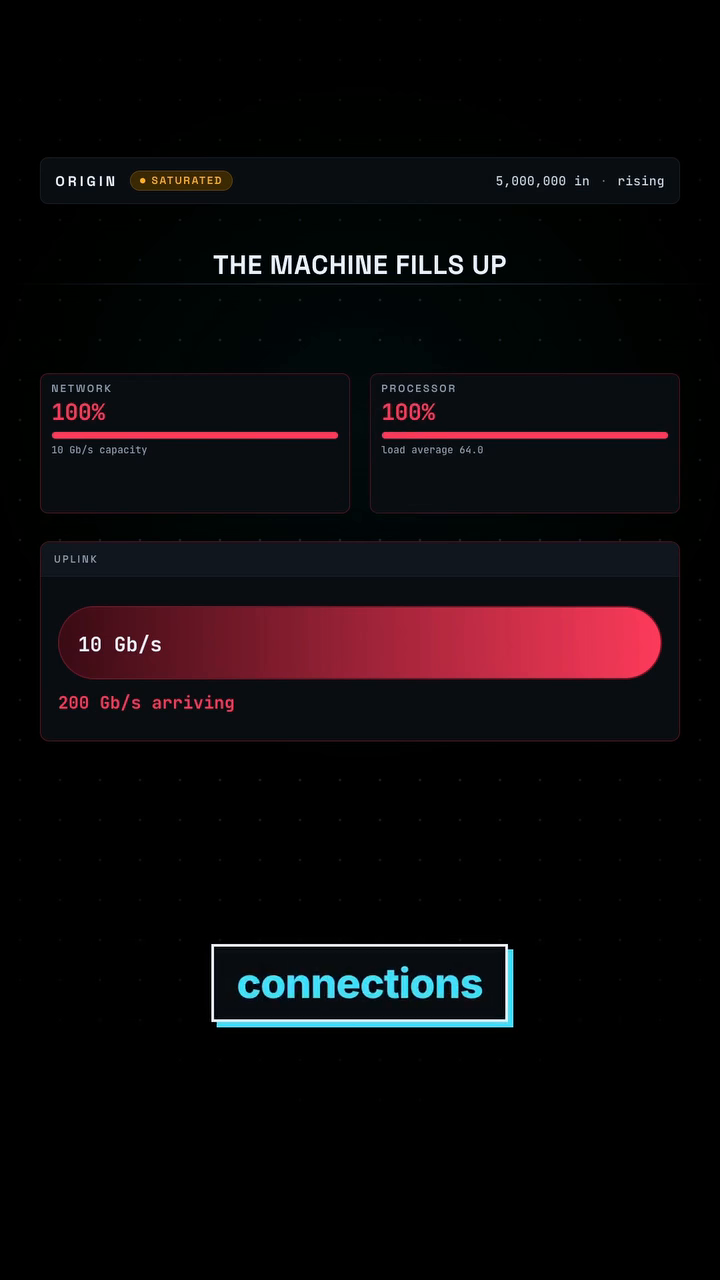
#> input picture analysis/pacing-audit-20260924/design/ref_frames/R1_046.08_resource-bars.png, 720 x 1280 px
$ python boxes.py ../ref_frames/R1_046.08_resource-bars.png 5
#> lines starting #> are read from the running program, lines starting #| are printed output that depends on the picture; after the words box and inside, x2 and y2 are one past the last pixel; in counts of white or black regions, pixels touching at a corner belong together
from PIL import Image; import numpy as np, sys
from scipy import ndimage
f=sys.argv[1]; thr=int(sys.argv[2]) if len(sys.argv)>2 else 250
a=np.asarray(Image.open(f).convert("RGB")).astype(int)
m=(a.min(2)>=thr)
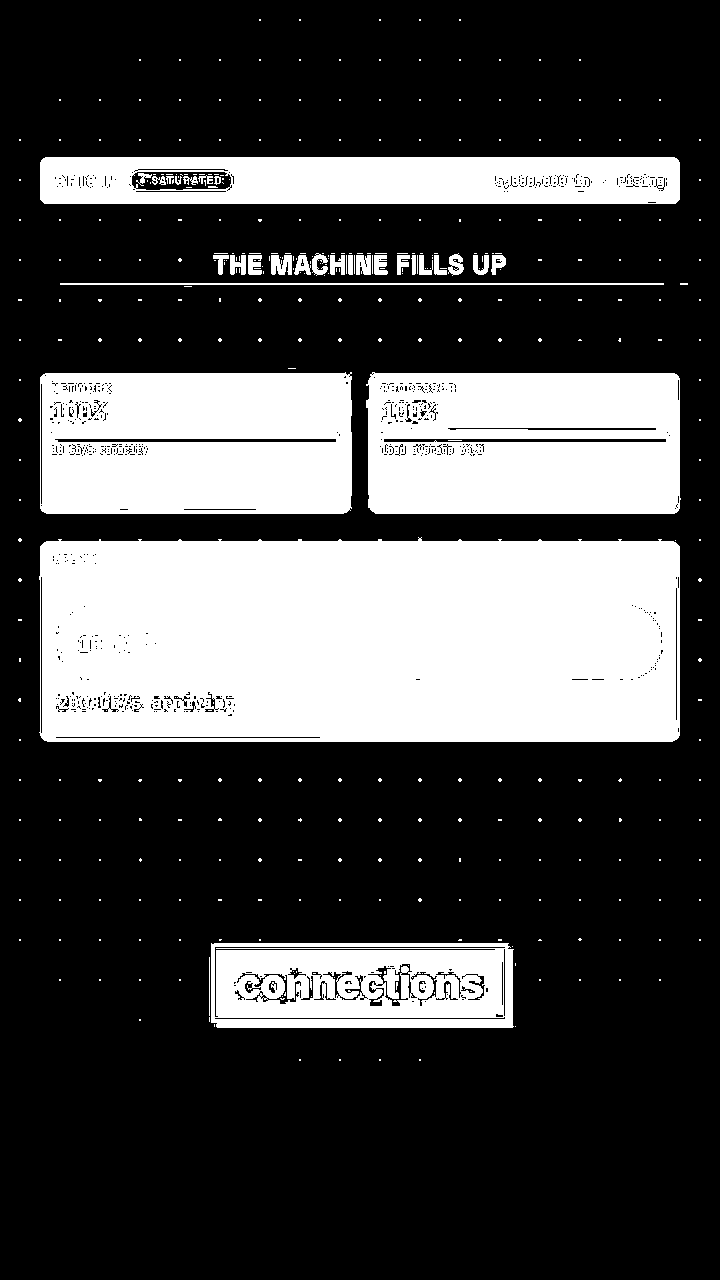
#> m: shape (1280, 720) bool; 29.1% white; 388 white regions (357 under 20 px), largest, box (x1, y1, x2, y2) and area: (39, 537, 680, 742) 127154, (40, 372, 352, 514) 42222, (366, 372, 681, 514) 42019
lab,n=ndimage.label(m)
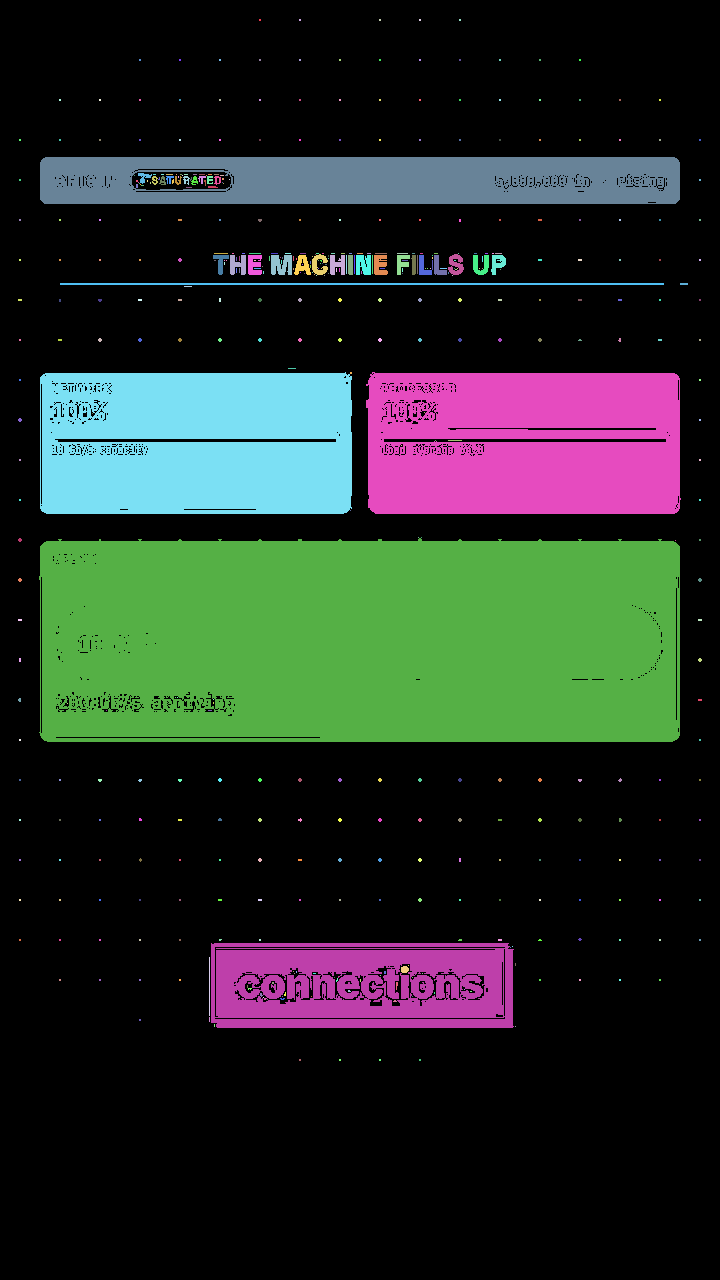
#> lab: shape (1280, 720) int32; 458 distinct labels, from 0 to 457; one colour per label, 0 black
#> n = 457
objs=ndimage.find_objects(lab)
#> objs = 457 items
res=[]
for i,s in enumerate(objs):
    h=s[0].stop-s[0].start; w=s[1].stop-s[1].start
    area=(lab[s]==i+1).sum()
    if area>1500: res.append((s[1].start*1.5,s[0].start*1.5,s[1].stop*1.5,s[0].stop*1.5,w*1.5,h*1.5,area))
#> this loop made 457 passes
#> (h, w, area) on passes 52, 53, 275: (47, 640, 27705), (11, 14, 72), (142, 312, 42215)
#> after the loop, res = [(60, 235.5, 1020, 306, 960, 70.5, 27705), (60, 558, 528, 771, 468, 213, 42215), (549, 558, 1021.5, 771, 472.5, 213, 42013), (58.5, 807, 1020, 1113, 961.5, 306, 127149), (316.5, 1414.5, 771, 1542, 454.5, 127.5, 22308)]
for r in sorted(res,key=lambda r:(r[1],r[0])): print("x %.1f-%.1f y %.1f-%.1f (w %.1f h %.1f) area %d"%(r[0],r[2],r[1],r[3],r[4],r[5],r[6]))
#> this loop made 5 passes
#> (printed output is left out)

$ run again, on analysis/pacing-audit-20260924/design/ref_frames/R1_047.98_connections-grid.png
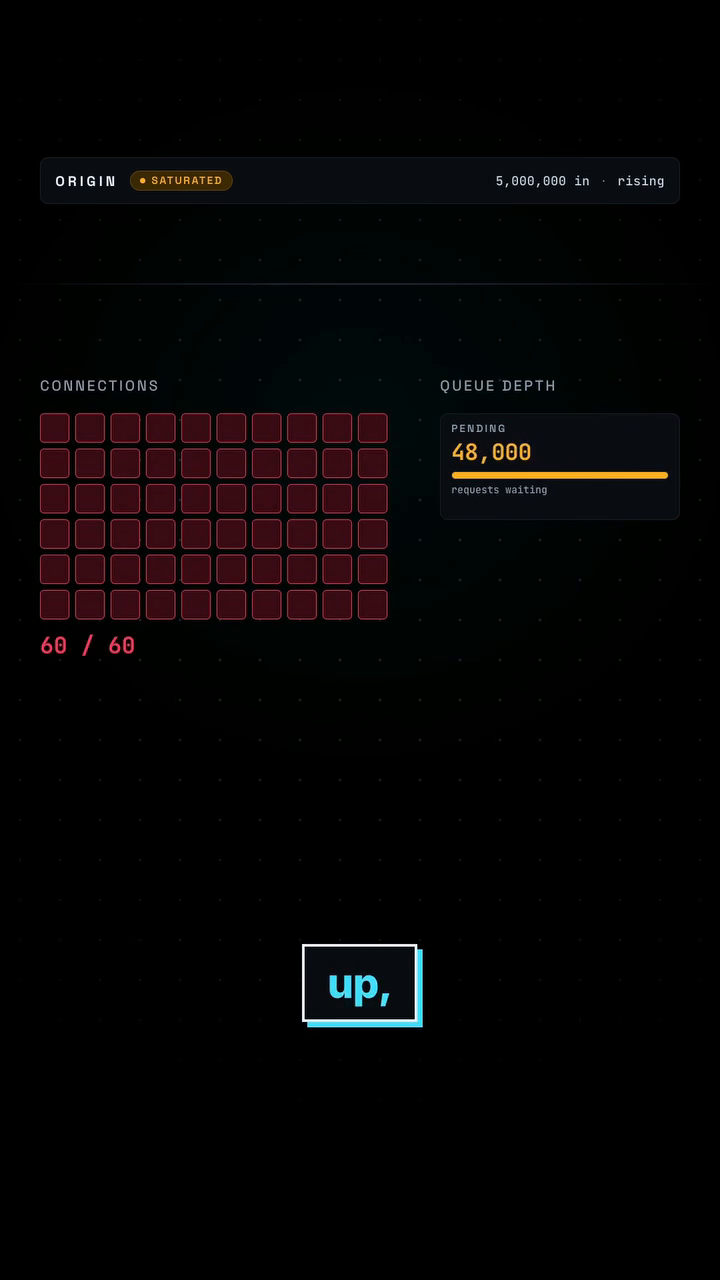
#> input picture analysis/pacing-audit-20260924/design/ref_frames/R1_047.98_connections-grid.png, 720 x 1280 px
#> `m=(a.min(2)>=thr)`:
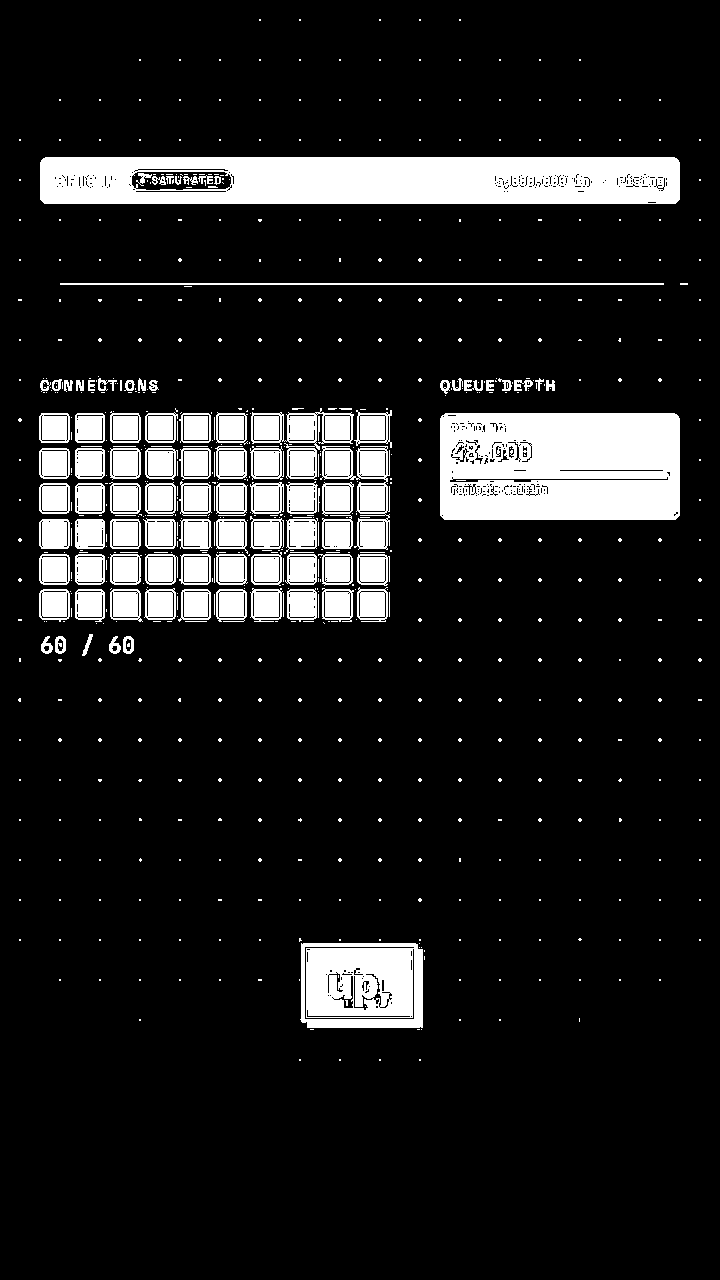
#> m: shape (1280, 720) bool; 13% white; 702 white regions (588 under 20 px), largest, box (x1, y1, x2, y2) and area: (40, 157, 680, 204) 27714, (440, 413, 680, 520) 24300, (300, 943, 423, 1028) 9260
#> `lab,n=ndimage.label(m)`:
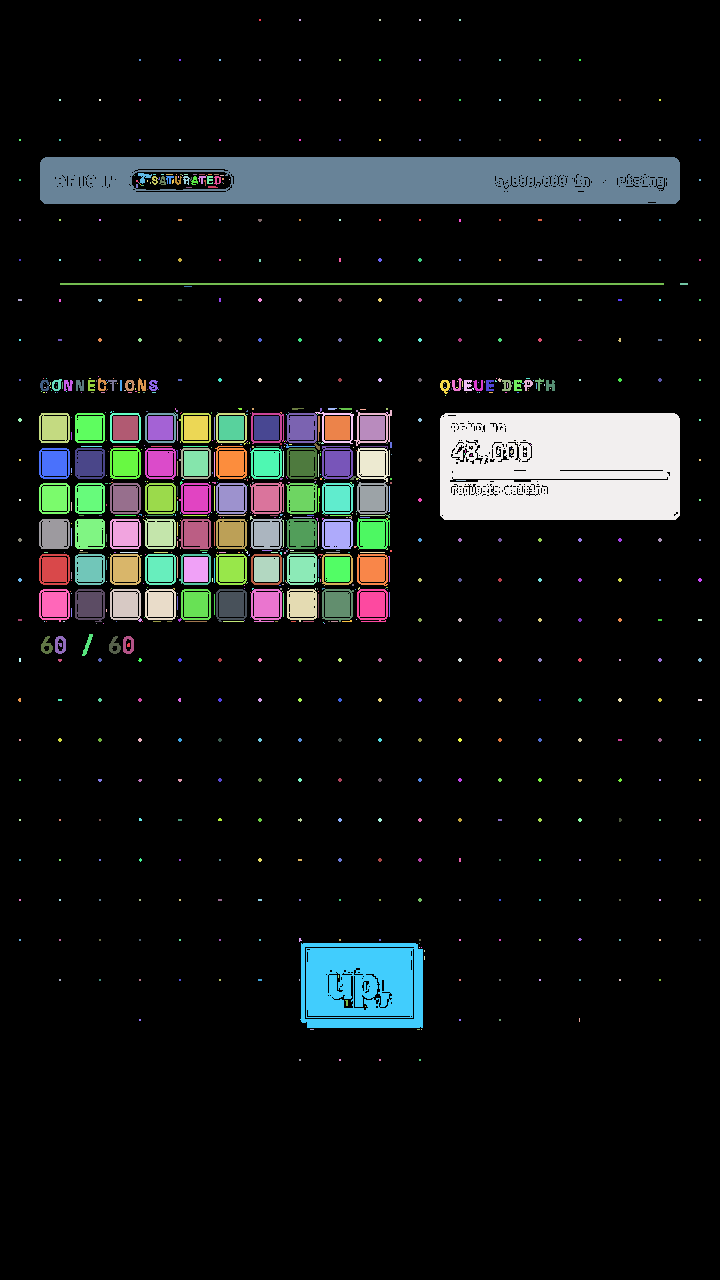
#> lab: shape (1280, 720) int32; 922 distinct labels, from 0 to 921; one colour per label, 0 black
#> n = 921
#> objs = 921 items
#> the loop `for i,s in enumerate(objs):` made 921 passes
#> (h, w, area) on passes 52, 53, 317: (47, 640, 27705), (11, 14, 72), (107, 240, 24279)
#> after the loop `for i,s in enumerate(objs):`: res = [(60, 235.5, 1020, 306, 960, 70.5, 27705), (660, 619.5, 1020, 780, 360, 160.5, 24279), (450, 1414.5, 634.5, 1542, 184.5, 127.5, 9260)]
#> the loop `for r in sorted(res,key=lambda r:(r[1],r[0])): print("x %.1f-%.1f y %...` made 3 passes
#> (printed output is left out)
